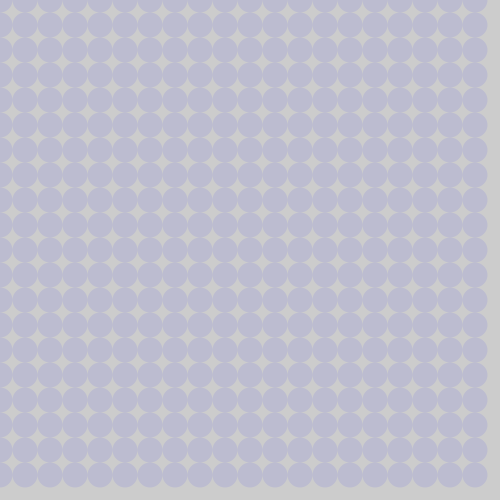
Frame 1 (no input)
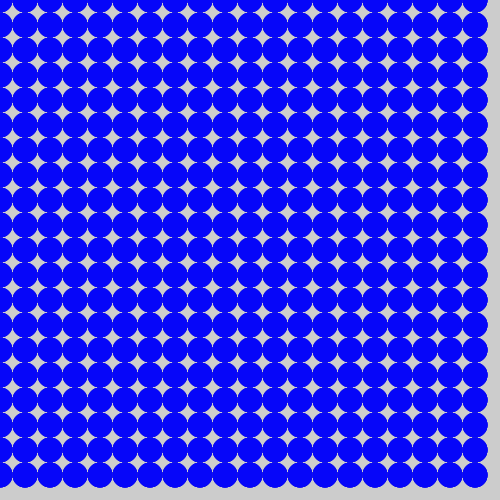
Frame 60 (the mouse pressed at the canvas centre just before this capture)
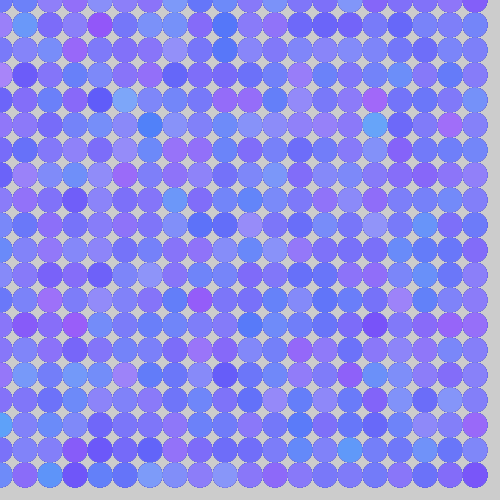
Frame 120 (the mouse held since frame 60 and released just before this capture)

The Processing sketch that drew these frames (run headless with seeded random() and noise(); from frame 60 on, the mouse is pressed at the canvas centre):

// Processing sketch: Iteration2
// ── Iteration2.pde
/* Iteration example - BT */

float bubbles = 400; // or try 10000 to make some noise
float row = sqrt(bubbles);
float size;

void setup() {
 size(500,500); 
 noStroke();
 size = width/row;
}

void draw() {
  
  //this is a good template for making a grid
  for (float i=0;i<bubbles;i++) {
   float x = (i%row) * size;
   float y = int(i/row) * size;
   // draw
   fill(random(mouseX),random(mouseY),255, 20);
   ellipse(x,y,size,size);
   
  }
  
}
